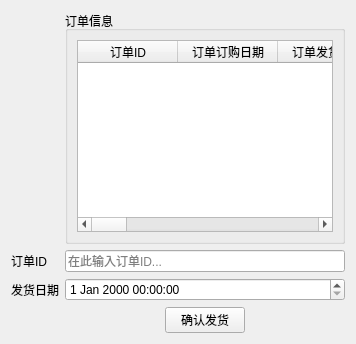
                   <widget class="QWidget" name="widget">
                    <attribute name="title">
                     <string>未发货订单</string>
                    </attribute>
                    <layout class="QGridLayout" name="gridLayout_4">
                     <item row="1" column="1">
                      <widget class="QLineEdit" name="text2Dunsend">
                       <property name="placeholderText">
                        <string>在此输入订单ID...</string>
                       </property>
                      </widget>
                     </item>
                     <item row="4" column="1">
                      <layout class="QHBoxLayout" name="horizontalLayout_3">
                       <item>
                        <spacer name="horizontalSpacer_12">
                         <property name="orientation">
                          <enum>Qt::Horizontal</enum>
                         </property>
                         <property name="sizeHint" stdset="0">
                          <size>
                           <width>40</width>
                           <height>20</height>
                          </size>
                         </property>
                        </spacer>
                       </item>
                       <item>
                        <widget class="QPushButton" name="button2Dsend">
                         <property name="text">
                          <string>确认发货</string>
                         </property>
                        </widget>
                       </item>
                       <item>
                        <spacer name="horizontalSpacer_13">
                         <property name="orientation">
                          <enum>Qt::Horizontal</enum>
                         </property>
                         <property name="sizeHint" stdset="0">
                          <size>
                           <width>40</width>
                           <height>20</height>
                          </size>
                         </property>
                        </spacer>
                       </item>
                      </layout>
                     </item>
                     <item row="2" column="0">
                      <widget class="QLabel" name="label_19">
                       <property name="text">
                        <string>发货日期</string>
                       </property>
                      </widget>
                     </item>
                     <item row="1" column="0">
                      <widget class="QLabel" name="label_18">
                       <property name="text">
                        <string>订单ID</string>
                       </property>
                      </widget>
                     </item>
                     <item row="2" column="1">
                      <widget class="QDateTimeEdit" name="data2Dsenddate"/>
                     </item>
                     <item row="0" column="1">
                      <widget class="QGroupBox" name="groupBox">
                       <property name="title">
                        <string>订单信息</string>
                       </property>
                       <layout class="QHBoxLayout" name="horizontalLayout_9">
                        <item>
                         <widget class="QTableWidget" name="table2Dunsend">
                          <column>
                           <property name="text">
                            <string>订单ID</string>
                           </property>
                          </column>
                          <column>
                           <property name="text">
                            <string>订单订购日期</string>
                           </property>
                          </column>
                          <column>
                           <property name="text">
                            <string>订单发货日期</string>
                           </property>
                          </column>
                          <column>
                           <property name="text">
                            <string>订单到货日期</string>
                           </property>
                          </column>
                          <column>
                           <property name="text">
                            <string>订单货款确认日期</string>
                           </property>
                          </column>
                          <column>
                           <property name="text">
                            <string>订单运货费</string>
                           </property>
                          </column>
                          <column>
                           <property name="text">
                            <string>订单货主名称</string>
                           </property>
                          </column>
                          <column>
                           <property name="text">
                            <string>订单详细地址</string>
                           </property>
                          </column>
                          <column>
                           <property name="text">
                            <string>订单货主所在国家</string>
                           </property>
                          </column>
                          <column>
                           <property name="text">
                            <string>订单货主所在城市</string>
                           </property>
                          </column>
                          <column>
                           <property name="text">
                            <string>订单货主所在地区</string>
                           </property>
                          </column>
                          <column>
                           <property name="text">
                            <string>订单货主所在地邮政编码</string>
                           </property>
                          </column>
                          <column>
                           <property name="text">
                            <string>订单折扣</string>
                           </property>
                          </column>
                         </widget>
                        </item>
                       </layout>
                      </widget>
                     </item>
                    </layout>
                   </widget>
